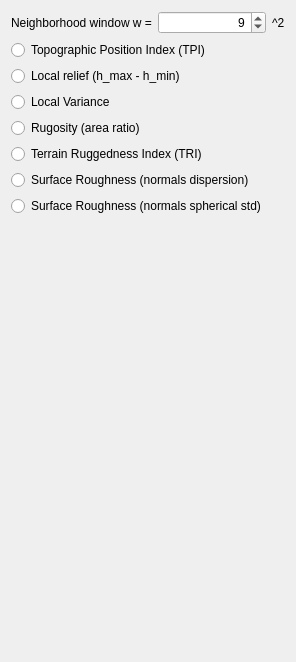
          <widget class="QWidget" name="pageRelief">
           <property name="geometry">
            <rect>
             <x>0</x>
             <y>0</y>
             <width>296</width>
             <height>662</height>
            </rect>
           </property>
           <attribute name="label">
            <string>Local: relief, ruggedness, roughness</string>
           </attribute>
           <layout class="QVBoxLayout" name="verticalLayout_8">
            <item>
             <layout class="QHBoxLayout" name="horizontalLayout_11">
              <item>
               <widget class="QLabel" name="label_demRelief_radius">
                <property name="text">
                 <string>Neighborhood window w =</string>
                </property>
               </widget>
              </item>
              <item>
               <widget class="QSpinBox" name="dem_localRelief_w">
                <property name="alignment">
                 <set>Qt::AlignRight|Qt::AlignTrailing|Qt::AlignVCenter</set>
                </property>
                <property name="suffix">
                 <string/>
                </property>
                <property name="minimum">
                 <number>3</number>
                </property>
                <property name="maximum">
                 <number>1001</number>
                </property>
                <property name="singleStep">
                 <number>2</number>
                </property>
                <property name="value">
                 <number>9</number>
                </property>
               </widget>
              </item>
              <item>
               <widget class="QLabel" name="label_18">
                <property name="sizePolicy">
                 <sizepolicy hsizetype="Fixed" vsizetype="Preferred">
                  <horstretch>0</horstretch>
                  <verstretch>0</verstretch>
                 </sizepolicy>
                </property>
                <property name="text">
                 <string>^2</string>
                </property>
               </widget>
              </item>
             </layout>
            </item>
            <item>
             <widget class="QRadioButton" name="dem_tpi">
              <property name="text">
               <string>Topographic Position Index (TPI)</string>
              </property>
             </widget>
            </item>
            <item>
             <widget class="QRadioButton" name="dem_localRelief">
              <property name="text">
               <string>Local relief (h_max - h_min)</string>
              </property>
             </widget>
            </item>
            <item>
             <widget class="QRadioButton" name="dem_localVariance">
              <property name="text">
               <string>Local Variance</string>
              </property>
             </widget>
            </item>
            <item>
             <widget class="QRadioButton" name="dem_areaRatio">
              <property name="text">
               <string>Rugosity (area ratio)</string>
              </property>
             </widget>
            </item>
            <item>
             <widget class="QRadioButton" name="dem_ruggedness">
              <property name="text">
               <string>Terrain Ruggedness Index (TRI)</string>
              </property>
             </widget>
            </item>
            <item>
             <widget class="QRadioButton" name="dem_surfaceRoughness">
              <property name="text">
               <string>Surface Roughness (normals dispersion)</string>
              </property>
             </widget>
            </item>
            <item>
             <widget class="QRadioButton" name="dem_surfaceRoughnessStd">
              <property name="text">
               <string>Surface Roughness (normals spherical std)</string>
              </property>
             </widget>
            </item>
            <item>
             <spacer name="verticalSpacer_2">
              <property name="orientation">
               <enum>Qt::Vertical</enum>
              </property>
              <property name="sizeHint" stdset="0">
               <size>
                <width>20</width>
                <height>40</height>
               </size>
              </property>
             </spacer>
            </item>
           </layout>
          </widget>
